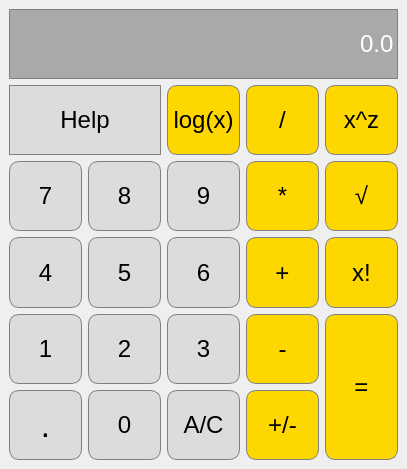
<?xml version="1.0" encoding="UTF-8"?>
<ui version="4.0">
 <class>Calculator</class>
 <widget class="QMainWindow" name="Calculator">
  <property name="geometry">
   <rect>
    <x>0</x>
    <y>0</y>
    <width>407</width>
    <height>469</height>
   </rect>
  </property>
  <property name="font">
   <font>
    <family>Helvetica</family>
    <pointsize>13</pointsize>
   </font>
  </property>
  <property name="windowTitle">
   <string>calc</string>
  </property>
  <property name="autoFillBackground">
   <bool>false</bool>
  </property>
  <widget class="QWidget" name="centralwidget">
   <property name="font">
    <font>
     <family>Helvetica</family>
     <pointsize>13</pointsize>
    </font>
   </property>
   <layout class="QGridLayout" name="gridLayout">
    <item row="6" column="5" rowspan="2">
     <widget class="QPushButton" name="EqualsButton">
      <property name="sizePolicy">
       <sizepolicy hsizetype="Preferred" vsizetype="Expanding">
        <horstretch>0</horstretch>
        <verstretch>0</verstretch>
       </sizepolicy>
      </property>
      <property name="font">
       <font>
        <family>Arial</family>
        <pointsize>18</pointsize>
        <weight>50</weight>
        <bold>false</bold>
       </font>
      </property>
      <property name="autoFillBackground">
       <bool>false</bool>
      </property>
      <property name="styleSheet">
       <string notr="true">QPushButton{
	background-color: #ffd700;
	border: 1px solid gray;
	padding:5px;
	border-radius: 10px;
}
QPushButton:hover{
	background-color: orange;
	border: 1px solid gray;
	padding:5px;
	border-radius: 10px;
}
QPushButton:pressed{
	background-color: #ff7e00;
	border: 1px solid gray;
	padding:5px;
	border-radius: 10px;
}</string>
      </property>
      <property name="text">
       <string>=</string>
      </property>
     </widget>
    </item>
    <item row="6" column="2">
     <widget class="QPushButton" name="NumButton2">
      <property name="sizePolicy">
       <sizepolicy hsizetype="Preferred" vsizetype="Expanding">
        <horstretch>0</horstretch>
        <verstretch>0</verstretch>
       </sizepolicy>
      </property>
      <property name="font">
       <font>
        <family>Arial</family>
        <pointsize>18</pointsize>
        <weight>50</weight>
        <bold>false</bold>
       </font>
      </property>
      <property name="autoFillBackground">
       <bool>false</bool>
      </property>
      <property name="styleSheet">
       <string notr="true">QPushButton{
	background-color: #DCDCDC;
	border: 1px solid gray;
	padding:5px;
	border-radius: 10px;
}
QPushButton:hover{
	background-color: #C0C0C0;
	border: 1px solid gray;
	padding:5px;
	border-radius: 10px;
}
QPushButton:pressed{
	background-color: #A9A9A9;
	border: 1px solid gray;
	padding:5px;
	border-radius: 10px;
}</string>
      </property>
      <property name="text">
       <string>2</string>
      </property>
     </widget>
    </item>
    <item row="7" column="4">
     <widget class="QPushButton" name="ChangeSignButton">
      <property name="sizePolicy">
       <sizepolicy hsizetype="Preferred" vsizetype="Expanding">
        <horstretch>0</horstretch>
        <verstretch>0</verstretch>
       </sizepolicy>
      </property>
      <property name="font">
       <font>
        <family>Arial</family>
        <pointsize>18</pointsize>
        <weight>50</weight>
        <bold>false</bold>
       </font>
      </property>
      <property name="autoFillBackground">
       <bool>false</bool>
      </property>
      <property name="styleSheet">
       <string notr="true">QPushButton{
	background-color: #ffd700;
	border: 1px solid gray;
	padding:5px;
	border-radius: 10px;
}
QPushButton:hover{
	background-color: orange;
	border: 1px solid gray;
	padding:5px;
	border-radius: 10px;
}
QPushButton:pressed{
	background-color: #ff7e00;
	border: 1px solid gray;
	padding:5px;
	border-radius: 10px;
}</string>
      </property>
      <property name="text">
       <string>+/-</string>
      </property>
     </widget>
    </item>
    <item row="4" column="5">
     <widget class="QPushButton" name="FactButton">
      <property name="sizePolicy">
       <sizepolicy hsizetype="Preferred" vsizetype="Expanding">
        <horstretch>0</horstretch>
        <verstretch>0</verstretch>
       </sizepolicy>
      </property>
      <property name="font">
       <font>
        <family>Arial</family>
        <pointsize>18</pointsize>
        <weight>50</weight>
        <bold>false</bold>
       </font>
      </property>
      <property name="autoFillBackground">
       <bool>false</bool>
      </property>
      <property name="styleSheet">
       <string notr="true">QPushButton{
	background-color: #ffd700;
	border: 1px solid gray;
	padding:5px;
	border-radius: 10px;
}
QPushButton:hover{
	background-color: orange;
	border: 1px solid gray;
	padding:5px;
	border-radius: 10px;
}
QPushButton:pressed{
	background-color: #ff7e00;
	border: 1px solid gray;
	padding:5px;
	border-radius: 10px;
}</string>
      </property>
      <property name="text">
       <string>x!</string>
      </property>
     </widget>
    </item>
    <item row="6" column="1">
     <widget class="QPushButton" name="NumButton1">
      <property name="sizePolicy">
       <sizepolicy hsizetype="Preferred" vsizetype="Expanding">
        <horstretch>0</horstretch>
        <verstretch>0</verstretch>
       </sizepolicy>
      </property>
      <property name="font">
       <font>
        <family>Arial</family>
        <pointsize>18</pointsize>
        <weight>50</weight>
        <bold>false</bold>
       </font>
      </property>
      <property name="autoFillBackground">
       <bool>false</bool>
      </property>
      <property name="styleSheet">
       <string notr="true">QPushButton{
	background-color: #DCDCDC;
	border: 1px solid gray;
	padding:5px;
	border-radius: 10px;
}
QPushButton:hover{
	background-color: #C0C0C0;
	border: 1px solid gray;
	padding:5px;
	border-radius: 10px;
}
QPushButton:pressed{
	background-color: #A9A9A9;
	border: 1px solid gray;
	padding:5px;
	border-radius: 10px;
}</string>
      </property>
      <property name="text">
       <string>1</string>
      </property>
     </widget>
    </item>
    <item row="6" column="3">
     <widget class="QPushButton" name="NumButton3">
      <property name="sizePolicy">
       <sizepolicy hsizetype="Preferred" vsizetype="Expanding">
        <horstretch>0</horstretch>
        <verstretch>0</verstretch>
       </sizepolicy>
      </property>
      <property name="font">
       <font>
        <family>Arial</family>
        <pointsize>18</pointsize>
        <weight>50</weight>
        <bold>false</bold>
       </font>
      </property>
      <property name="autoFillBackground">
       <bool>false</bool>
      </property>
      <property name="styleSheet">
       <string notr="true">QPushButton{
	background-color: #DCDCDC;
	border: 1px solid gray;
	padding:5px;
	border-radius: 10px;
}
QPushButton:hover{
	background-color: #C0C0C0;
	border: 1px solid gray;
	padding:5px;
	border-radius: 10px;
}
QPushButton:pressed{
	background-color: #A9A9A9;
	border: 1px solid gray;
	padding:5px;
	border-radius: 10px;
}</string>
      </property>
      <property name="text">
       <string>3</string>
      </property>
     </widget>
    </item>
    <item row="3" column="2">
     <widget class="QPushButton" name="NumButton8">
      <property name="sizePolicy">
       <sizepolicy hsizetype="Preferred" vsizetype="Expanding">
        <horstretch>0</horstretch>
        <verstretch>0</verstretch>
       </sizepolicy>
      </property>
      <property name="font">
       <font>
        <family>Arial</family>
        <pointsize>18</pointsize>
        <weight>50</weight>
        <bold>false</bold>
       </font>
      </property>
      <property name="autoFillBackground">
       <bool>false</bool>
      </property>
      <property name="styleSheet">
       <string notr="true">QPushButton{
	background-color: #DCDCDC;
	border: 1px solid gray;
	padding:5px;
	border-radius: 10px;
}
QPushButton:hover{
	background-color: #C0C0C0;
	border: 1px solid gray;
	padding:5px;
	border-radius: 10px;
}
QPushButton:pressed{
	background-color: #A9A9A9;
	border: 1px solid gray;
	padding:5px;
	border-radius: 10px;
}</string>
      </property>
      <property name="text">
       <string>8</string>
      </property>
     </widget>
    </item>
    <item row="3" column="3">
     <widget class="QPushButton" name="NumButton9">
      <property name="sizePolicy">
       <sizepolicy hsizetype="Preferred" vsizetype="Expanding">
        <horstretch>0</horstretch>
        <verstretch>0</verstretch>
       </sizepolicy>
      </property>
      <property name="font">
       <font>
        <family>Arial</family>
        <pointsize>18</pointsize>
        <weight>50</weight>
        <bold>false</bold>
       </font>
      </property>
      <property name="autoFillBackground">
       <bool>false</bool>
      </property>
      <property name="styleSheet">
       <string notr="true">QPushButton{
	background-color: #DCDCDC;
	border: 1px solid gray;
	padding:5px;
	border-radius: 10px;
}
QPushButton:hover{
	background-color: #C0C0C0;
	border: 1px solid gray;
	padding:5px;
	border-radius: 10px;
}
QPushButton:pressed{
	background-color: #A9A9A9;
	border: 1px solid gray;
	padding:5px;
	border-radius: 10px;
}</string>
      </property>
      <property name="text">
       <string>9</string>
      </property>
     </widget>
    </item>
    <item row="1" column="5">
     <widget class="QPushButton" name="ExpButton">
      <property name="sizePolicy">
       <sizepolicy hsizetype="Preferred" vsizetype="Expanding">
        <horstretch>0</horstretch>
        <verstretch>0</verstretch>
       </sizepolicy>
      </property>
      <property name="font">
       <font>
        <family>Arial</family>
        <pointsize>18</pointsize>
        <weight>50</weight>
        <bold>false</bold>
       </font>
      </property>
      <property name="autoFillBackground">
       <bool>false</bool>
      </property>
      <property name="styleSheet">
       <string notr="true">QPushButton{
	background-color: #ffd700;
	border: 1px solid gray;
	padding:5px;
	border-radius: 10px;
}
QPushButton:hover{
	background-color: orange;
	border: 1px solid gray;
	padding:5px;
	border-radius: 10px;
}
QPushButton:pressed{
	background-color: #ff7e00;
	border: 1px solid gray;
	padding:5px;
	border-radius: 10px;
}</string>
      </property>
      <property name="text">
       <string>x^z</string>
      </property>
     </widget>
    </item>
    <item row="7" column="2">
     <widget class="QPushButton" name="NumButton0">
      <property name="sizePolicy">
       <sizepolicy hsizetype="Preferred" vsizetype="Expanding">
        <horstretch>0</horstretch>
        <verstretch>0</verstretch>
       </sizepolicy>
      </property>
      <property name="font">
       <font>
        <family>Arial</family>
        <pointsize>18</pointsize>
        <weight>50</weight>
        <bold>false</bold>
       </font>
      </property>
      <property name="autoFillBackground">
       <bool>false</bool>
      </property>
      <property name="styleSheet">
       <string notr="true">QPushButton{
	background-color: #DCDCDC;
	border: 1px solid gray;
	padding:5px;
	border-radius: 10px;
}
QPushButton:hover{
	background-color: #C0C0C0;
	border: 1px solid gray;
	padding:5px;
	border-radius: 10px;
}
QPushButton:pressed{
	background-color: #A9A9A9;
	border: 1px solid gray;
	padding:5px;
	border-radius: 10px;
}</string>
      </property>
      <property name="text">
       <string>0</string>
      </property>
     </widget>
    </item>
    <item row="4" column="4">
     <widget class="QPushButton" name="AddButton">
      <property name="sizePolicy">
       <sizepolicy hsizetype="Preferred" vsizetype="Expanding">
        <horstretch>0</horstretch>
        <verstretch>0</verstretch>
       </sizepolicy>
      </property>
      <property name="font">
       <font>
        <family>Arial</family>
        <pointsize>18</pointsize>
        <weight>50</weight>
        <bold>false</bold>
       </font>
      </property>
      <property name="autoFillBackground">
       <bool>false</bool>
      </property>
      <property name="styleSheet">
       <string notr="true">QPushButton{
	background-color: #ffd700;
	border: 1px solid gray;
	padding:5px;
	border-radius: 10px;
}
QPushButton:hover{
	background-color: orange;
	border: 1px solid gray;
	padding:5px;
	border-radius: 10px;
}
QPushButton:pressed{
	background-color: #ff7e00;
	border: 1px solid gray;
	padding:5px;
	border-radius: 10px;
}</string>
      </property>
      <property name="text">
       <string>+</string>
      </property>
     </widget>
    </item>
    <item row="4" column="1">
     <widget class="QPushButton" name="NumButton4">
      <property name="sizePolicy">
       <sizepolicy hsizetype="Preferred" vsizetype="Expanding">
        <horstretch>0</horstretch>
        <verstretch>0</verstretch>
       </sizepolicy>
      </property>
      <property name="font">
       <font>
        <family>Arial</family>
        <pointsize>18</pointsize>
        <weight>50</weight>
        <bold>false</bold>
       </font>
      </property>
      <property name="autoFillBackground">
       <bool>false</bool>
      </property>
      <property name="styleSheet">
       <string notr="true">QPushButton{
	background-color: #DCDCDC;
	border: 1px solid gray;
	padding:5px;
	border-radius: 10px;
}
QPushButton:hover{
	background-color: #C0C0C0;
	border: 1px solid gray;
	padding:5px;
	border-radius: 10px;
}
QPushButton:pressed{
	background-color: #A9A9A9;
	border: 1px solid gray;
	padding:5px;
	border-radius: 10px;
}</string>
      </property>
      <property name="text">
       <string>4</string>
      </property>
     </widget>
    </item>
    <item row="1" column="3">
     <widget class="QPushButton" name="LogButton">
      <property name="sizePolicy">
       <sizepolicy hsizetype="Preferred" vsizetype="Expanding">
        <horstretch>0</horstretch>
        <verstretch>0</verstretch>
       </sizepolicy>
      </property>
      <property name="font">
       <font>
        <family>Arial</family>
        <pointsize>18</pointsize>
        <weight>50</weight>
        <bold>false</bold>
       </font>
      </property>
      <property name="styleSheet">
       <string notr="true">QPushButton{
	background-color: #ffd700;
	border: 1px solid gray;
	padding:5px;
	border-radius: 10px;
}
QPushButton:hover{
	background-color: orange;
	border: 1px solid gray;
	padding:5px;
	border-radius: 10px;
}
QPushButton:pressed{
	background-color: #ff7e00;
	border: 1px solid gray;
	padding:5px;
	border-radius: 10px;
}</string>
      </property>
      <property name="text">
       <string>log(x)</string>
      </property>
     </widget>
    </item>
    <item row="0" column="1" colspan="5">
     <widget class="QLineEdit" name="Display">
      <property name="sizePolicy">
       <sizepolicy hsizetype="Preferred" vsizetype="Expanding">
        <horstretch>0</horstretch>
        <verstretch>0</verstretch>
       </sizepolicy>
      </property>
      <property name="font">
       <font>
        <family>Arial</family>
        <pointsize>18</pointsize>
        <weight>50</weight>
        <bold>false</bold>
       </font>
      </property>
      <property name="styleSheet">
       <string notr="true">QLineEdit{
	background-color: #A9A9A9;
	border: 1px solid gray;
	color: #ffffff;
}</string>
      </property>
      <property name="text">
       <string>0.0</string>
      </property>
      <property name="alignment">
       <set>Qt::AlignRight|Qt::AlignTrailing|Qt::AlignVCenter</set>
      </property>
     </widget>
    </item>
    <item row="3" column="5">
     <widget class="QPushButton" name="RootButton">
      <property name="sizePolicy">
       <sizepolicy hsizetype="Preferred" vsizetype="Expanding">
        <horstretch>0</horstretch>
        <verstretch>0</verstretch>
       </sizepolicy>
      </property>
      <property name="font">
       <font>
        <family>Arial</family>
        <pointsize>18</pointsize>
        <weight>50</weight>
        <bold>false</bold>
       </font>
      </property>
      <property name="autoFillBackground">
       <bool>false</bool>
      </property>
      <property name="styleSheet">
       <string notr="true">QPushButton{
	background-color: #ffd700;
	border: 1px solid gray;
	padding:5px;
	border-radius: 10px;
}
QPushButton:hover{
	background-color: orange;
	border: 1px solid gray;
	padding:5px;
	border-radius: 10px;
}
QPushButton:pressed{
	background-color: #ff7e00;
	border: 1px solid gray;
	padding:5px;
	border-radius: 10px;
}</string>
      </property>
      <property name="text">
       <string>√</string>
      </property>
     </widget>
    </item>
    <item row="6" column="4">
     <widget class="QPushButton" name="SubButton">
      <property name="sizePolicy">
       <sizepolicy hsizetype="Preferred" vsizetype="Expanding">
        <horstretch>0</horstretch>
        <verstretch>0</verstretch>
       </sizepolicy>
      </property>
      <property name="font">
       <font>
        <family>Arial</family>
        <pointsize>18</pointsize>
        <weight>50</weight>
        <bold>false</bold>
       </font>
      </property>
      <property name="autoFillBackground">
       <bool>false</bool>
      </property>
      <property name="styleSheet">
       <string notr="true">QPushButton{
	background-color: #ffd700;
	border: 1px solid gray;
	padding:5px;
	border-radius: 10px;
}
QPushButton:hover{
	background-color: orange;
	border: 1px solid gray;
	padding:5px;
	border-radius: 10px;
}
QPushButton:pressed{
	background-color: #ff7e00;
	border: 1px solid gray;
	padding:5px;
	border-radius: 10px;
}</string>
      </property>
      <property name="text">
       <string>-</string>
      </property>
     </widget>
    </item>
    <item row="4" column="2">
     <widget class="QPushButton" name="NumButton5">
      <property name="sizePolicy">
       <sizepolicy hsizetype="Preferred" vsizetype="Expanding">
        <horstretch>0</horstretch>
        <verstretch>0</verstretch>
       </sizepolicy>
      </property>
      <property name="font">
       <font>
        <family>Arial</family>
        <pointsize>18</pointsize>
        <weight>50</weight>
        <bold>false</bold>
       </font>
      </property>
      <property name="autoFillBackground">
       <bool>false</bool>
      </property>
      <property name="styleSheet">
       <string notr="true">QPushButton{
	background-color: #DCDCDC;
	border: 1px solid gray;
	padding:5px;
	border-radius: 10px;
}
QPushButton:hover{
	background-color: #C0C0C0;
	border: 1px solid gray;
	padding:5px;
	border-radius: 10px;
}
QPushButton:pressed{
	background-color: #A9A9A9;
	border: 1px solid gray;
	padding:5px;
	border-radius: 10px;
}</string>
      </property>
      <property name="text">
       <string>5</string>
      </property>
     </widget>
    </item>
    <item row="4" column="3">
     <widget class="QPushButton" name="NumButton6">
      <property name="sizePolicy">
       <sizepolicy hsizetype="Preferred" vsizetype="Expanding">
        <horstretch>0</horstretch>
        <verstretch>0</verstretch>
       </sizepolicy>
      </property>
      <property name="font">
       <font>
        <family>Arial</family>
        <pointsize>18</pointsize>
        <weight>50</weight>
        <bold>false</bold>
       </font>
      </property>
      <property name="autoFillBackground">
       <bool>false</bool>
      </property>
      <property name="styleSheet">
       <string notr="true">QPushButton{
	background-color: #DCDCDC;
	border: 1px solid gray;
	padding:5px;
	border-radius: 10px;
}
QPushButton:hover{
	background-color: #C0C0C0;
	border: 1px solid gray;
	padding:5px;
	border-radius: 10px;
}
QPushButton:pressed{
	background-color: #A9A9A9;
	border: 1px solid gray;
	padding:5px;
	border-radius: 10px;
}</string>
      </property>
      <property name="text">
       <string>6</string>
      </property>
     </widget>
    </item>
    <item row="3" column="1">
     <widget class="QPushButton" name="NumButton7">
      <property name="sizePolicy">
       <sizepolicy hsizetype="Preferred" vsizetype="Expanding">
        <horstretch>0</horstretch>
        <verstretch>0</verstretch>
       </sizepolicy>
      </property>
      <property name="font">
       <font>
        <family>Arial</family>
        <pointsize>18</pointsize>
        <weight>50</weight>
        <bold>false</bold>
       </font>
      </property>
      <property name="autoFillBackground">
       <bool>false</bool>
      </property>
      <property name="styleSheet">
       <string notr="true">QPushButton{
	background-color: #DCDCDC;
	border: 1px solid gray;
	padding:5px;
	border-radius: 10px;
}
QPushButton:hover{
	background-color: #C0C0C0;
	border: 1px solid gray;
	padding:5px;
	border-radius: 10px;
}
QPushButton:pressed{
	background-color: #A9A9A9;
	border: 1px solid gray;
	padding:5px;
	border-radius: 10px;
}</string>
      </property>
      <property name="text">
       <string>7</string>
      </property>
     </widget>
    </item>
    <item row="7" column="3">
     <widget class="QPushButton" name="ClearButton">
      <property name="sizePolicy">
       <sizepolicy hsizetype="Preferred" vsizetype="Expanding">
        <horstretch>0</horstretch>
        <verstretch>0</verstretch>
       </sizepolicy>
      </property>
      <property name="font">
       <font>
        <family>Arial</family>
        <pointsize>18</pointsize>
        <weight>50</weight>
        <bold>false</bold>
       </font>
      </property>
      <property name="autoFillBackground">
       <bool>false</bool>
      </property>
      <property name="styleSheet">
       <string notr="true">QPushButton{
	background-color: #DCDCDC;
	border: 1px solid gray;
	padding:5px;
	border-radius: 10px;
}
QPushButton:hover{
	background-color: #C0C0C0;
	border: 1px solid gray;
	padding:5px;
	border-radius: 10px;
}
QPushButton:pressed{
	background-color: #A9A9A9;
	border: 1px solid gray;
	padding:5px;
	border-radius: 10px;
}</string>
      </property>
      <property name="text">
       <string>A/C</string>
      </property>
     </widget>
    </item>
    <item row="3" column="4">
     <widget class="QPushButton" name="MulButton">
      <property name="sizePolicy">
       <sizepolicy hsizetype="Preferred" vsizetype="Expanding">
        <horstretch>0</horstretch>
        <verstretch>0</verstretch>
       </sizepolicy>
      </property>
      <property name="font">
       <font>
        <family>Arial</family>
        <pointsize>18</pointsize>
        <weight>50</weight>
        <bold>false</bold>
       </font>
      </property>
      <property name="autoFillBackground">
       <bool>false</bool>
      </property>
      <property name="styleSheet">
       <string notr="true">QPushButton{
	background-color: #ffd700;
	border: 1px solid gray;
	padding:5px;
	border-radius: 10px;
}
QPushButton:hover{
	background-color: orange;
	border: 1px solid gray;
	padding:5px;
	border-radius: 10px;
}
QPushButton:pressed{
	background-color: #ff7e00;
	border: 1px solid gray;
	padding:5px;
	border-radius: 10px;
}</string>
      </property>
      <property name="text">
       <string>*</string>
      </property>
     </widget>
    </item>
    <item row="7" column="1">
     <widget class="QPushButton" name="pointButton">
      <property name="sizePolicy">
       <sizepolicy hsizetype="Preferred" vsizetype="Expanding">
        <horstretch>0</horstretch>
        <verstretch>0</verstretch>
       </sizepolicy>
      </property>
      <property name="font">
       <font>
        <family>Arial</family>
        <pointsize>25</pointsize>
        <weight>50</weight>
        <bold>false</bold>
       </font>
      </property>
      <property name="autoFillBackground">
       <bool>false</bool>
      </property>
      <property name="styleSheet">
       <string notr="true">QPushButton{
	background-color: #DCDCDC;
	border: 1px solid gray;
	padding:5px;
	border-radius: 10px;
}
QPushButton:hover{
	background-color: #C0C0C0;
	border: 1px solid gray;
	padding:5px;
	border-radius: 10px;
}
QPushButton:pressed{
	background-color: #A9A9A9;
	border: 1px solid gray;
	padding:5px;
	border-radius: 10px;
}</string>
      </property>
      <property name="text">
       <string>.</string>
      </property>
     </widget>
    </item>
    <item row="1" column="4">
     <widget class="QPushButton" name="DivButton">
      <property name="sizePolicy">
       <sizepolicy hsizetype="Preferred" vsizetype="Expanding">
        <horstretch>0</horstretch>
        <verstretch>0</verstretch>
       </sizepolicy>
      </property>
      <property name="font">
       <font>
        <family>Arial</family>
        <pointsize>18</pointsize>
        <weight>50</weight>
        <bold>false</bold>
       </font>
      </property>
      <property name="autoFillBackground">
       <bool>false</bool>
      </property>
      <property name="styleSheet">
       <string notr="true">QPushButton{
	background-color: #ffd700;
	border: 1px solid gray;
	padding:5px;
	border-radius: 10px;
}
QPushButton:hover{
	background-color: orange;
	border: 1px solid gray;
	padding:5px;
	border-radius: 10px;
}
QPushButton:pressed{
	background-color: #ff7e00;
	border: 1px solid gray;
	padding:5px;
	border-radius: 10px;
}</string>
      </property>
      <property name="text">
       <string>/</string>
      </property>
     </widget>
    </item>
    <item row="1" column="1" colspan="2">
     <widget class="QPushButton" name="HelpButton">
      <property name="sizePolicy">
       <sizepolicy hsizetype="Preferred" vsizetype="Expanding">
        <horstretch>0</horstretch>
        <verstretch>0</verstretch>
       </sizepolicy>
      </property>
      <property name="font">
       <font>
        <family>Arial</family>
        <pointsize>18</pointsize>
        <weight>50</weight>
        <bold>false</bold>
       </font>
      </property>
      <property name="styleSheet">
       <string notr="true">QPushButton{
	background-color: #DCDCDC;
	border: 1px solid gray;
	padding:5px;
}
QPushButton:hover{
	background-color: #C0C0C0;
	border: 1px solid gray;
	padding:5px;
}
QPushButton:pressed{
	background-color: #A9A9A9;
	border: 1px solid gray;
	padding:5px;
}</string>
      </property>
      <property name="text">
       <string>Help</string>
      </property>
     </widget>
    </item>
   </layout>
  </widget>
 </widget>
 <resources/>
 <connections/>
</ui>
